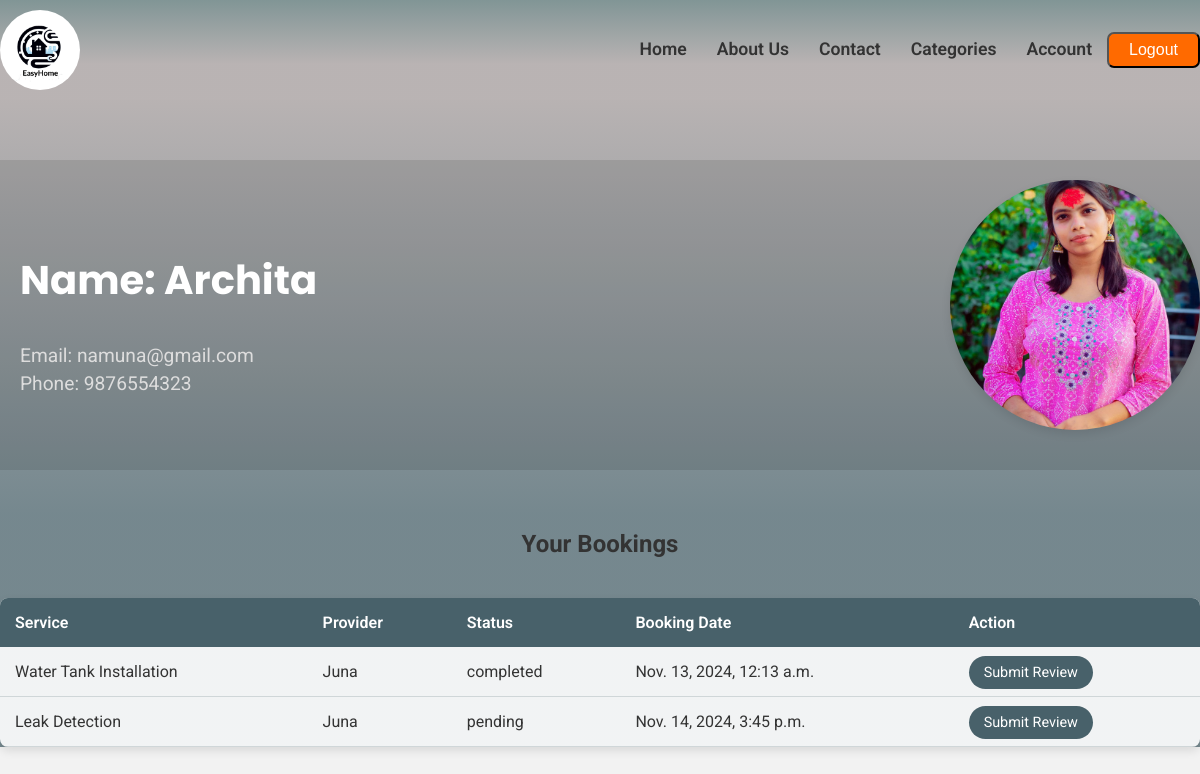
/accounts/41/, run on an earlier commit of the app's database.
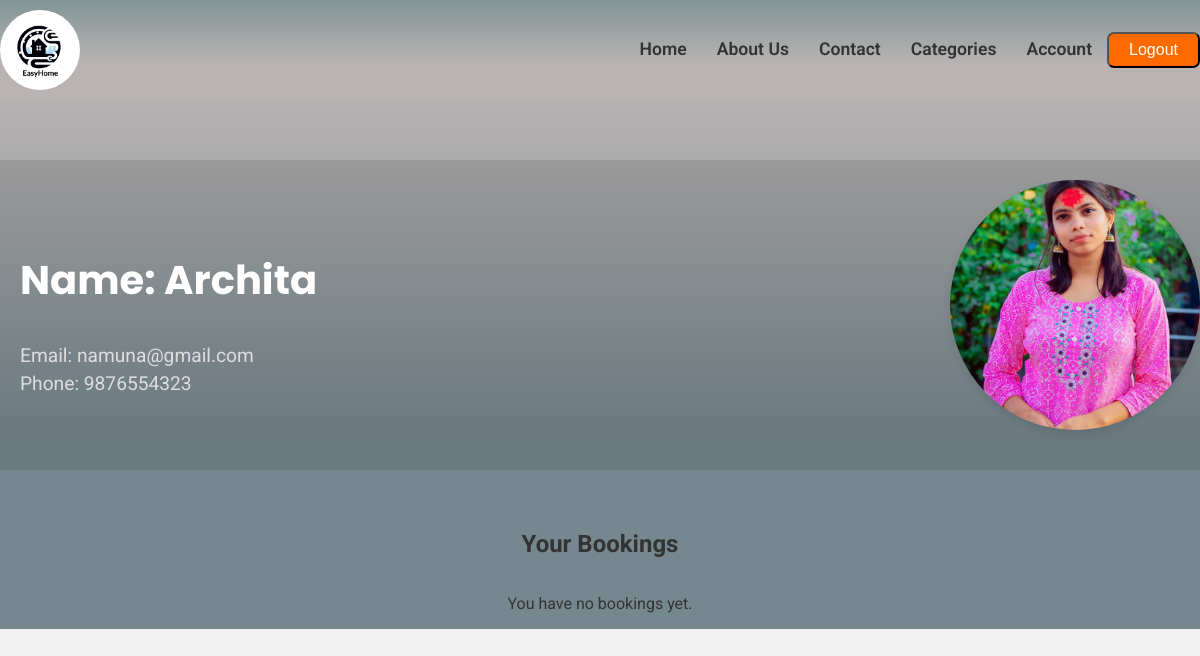
And on a later commit of the database.
### myApp/models.py (models this page shows, shortened)
class Customer(models.Model):
    user = models.OneToOneField(User, on_delete=models.CASCADE)
    phone_number = models.CharField(max_length=15)
    latitude = models.FloatField(default=00.0)
    longitude = models.FloatField( default=00.0)
    profile_picture = models.ImageField(upload_to='customer_profiles/', blank=True, null=True)

class Booking(models.Model):
    email = models.EmailField(null=True, blank=True)
    location = models.CharField(max_length=255)
    provider = models.ForeignKey(ServiceProvider, on_delete=models.CASCADE, related_name='bookings', default=8)  # Assuming 1 is a valid ServiceProvider ID
    customer = models.ForeignKey(Customer, on_delete=models.CASCADE, related_name='bookings')
    service = models.ForeignKey('Service', on_delete=models.CASCADE, default=1)
    booking_time = models.DateTimeField()
    needs_review = models.BooleanField(default=False)
    service_completed = models.BooleanField(default=False)
    status = models.CharField(max_length=50, choices=[
        ('pending', 'Pending'),
        ('confirmed', 'Confirmed'),
        ('completed', 'Completed'),
        ('canceled', 'Canceled'),
    ], default='pending')
    created_at = models.DateTimeField(auto_now_add=True)

class Service(models.Model):
    category = models.ForeignKey(Category, on_delete=models.CASCADE, related_name="services",default="cleaning")
    title = models.CharField(max_length=100)
    description = models.TextField()
    price = models.DecimalField(max_digits=10, decimal_places=2)
    image = models.ImageField(upload_to='images/', default='images/electrician.jpg')
    created_at = models.DateTimeField(auto_now_add=True)
    updated_at = models.DateTimeField(auto_now=True)

class ServiceProvider(models.Model):
    user = models.OneToOneField(User, on_delete=models.CASCADE)
    phone_number = models.CharField(max_length=15)
    service_type = models.CharField(max_length=50, choices=[
        ('plumber', 'Plumber'),
        ('electrician', 'Electrician'),
        ('cleaner', 'Cleaner'),
        ('carpenter', 'Carpenter'),
    ])
    experience_years = models.PositiveIntegerField()
    latitude = models.FloatField(default=00.0)
    longitude = models.FloatField( default=00.0)
    profile_picture = models.ImageField(upload_to='provider_profiles/', blank=True, null=True)
    is_approved = models.BooleanField(default=False)

### myApp/views.py (the view)
# urls.py: path('accounts/<int:user_id>/', views.customer_profile, name='customer_profile') ,
def customer_profile(request, user_id):
    customer = Customer.objects.get(user__id=user_id)
    bookings = Booking.objects.filter(customer=customer)# Fetch customer by user ID
    return render(request, 'myApp/customerpro.html', {'customer': customer,'bookings': bookings})

### myApp/templates/myApp/customerpro.html (shortened to what this page needs)
{% include 'myApp/navbar.html' %}
{% load static %}
<!DOCTYPE html>
<html lang="en">
  <head>
  </head>
  <body>
    <div class="profile-container" id="account">
      <div class="profile-header">
        <div class="info">
          <h2 class="username">Name: {{ customer.user.username }}</h2>
          <p class="email">Email: {{ customer.user.email }}</p>
          <p class="phone">Phone: {{ customer.phone_number }}</p>
        </div>
        <div class="profile-picture">
          {% if customer.profile_picture %}
          <img
            src="{{ customer.profile_picture.url }}"
            alt="Profile Picture"
            class="profile-img"
          />
          {% else %}
          <p class="no-picture">No profile picture available</p>
          {% endif %}
        </div>
      </div>
      {% block content %}
      <h2>Your Bookings</h2>
      {% if bookings %}
      <table class="table">
        <thead>
          <tr>
            <th>Service</th>
            <th>Provider</th>
            <th>Status</th>
            <th>Booking Date</th>
            <th>Action</th>
          </tr>
        </thead>
        <tbody>
          {% for booking in bookings %}
          <tr>
            <td>{{ booking.service.title }}</td>
            <td>{{ booking.provider.user.username }}</td>
            <td>{{ booking.status }}</td>
            <td>{{ booking.booking_time }}</td>
            <td>
              {% if booking.status == "completed" %}
                {% if booking.needs_review %}
                <a
                  href="{% url 'submit_review' booking.id %}"
                  class="btn btn-primary"
                  >Submit Review</a>
                {% else %}
                <span class="text-muted">Review Submitted</span>
                {% endif %}
              {% else %}
                {% if booking.status == "pending" %}
                <a
                  href="{% url 'submit_review' booking.id %}"
                  class="btn btn-primary"
                  >Submit Review</a>
                {% else %}
                <span class="text-muted">No action required</span>
                {% endif %}
              {% endif %}
            </td>
          </tr>
          {% endfor %}
        </tbody>
      </table>
      {% else %}
      <p>You have no bookings yet.</p>
      {% endif %}
      {% endblock %}
    </div>
  </body>
</html>

### myApp/templates/myApp/navbar.html (shortened to what this page needs)
{% load static %}
<!DOCTYPE html>
<html lang="en">
  <head>
  </head>
  <body>
    <div class="navbar">
      <nav>
        <img src="{% static 'Design.png' %}" id="logo" alt="Logo" />
        <div class="navbar-links">
          <a href="#home">Home</a>
          <a href="#about">About Us</a>
          <a href="#contact">Contact</a>
          <a href="{% url 'categories' %}">Categories</a>
          <a href="{% url 'customer_profile' user_id=request.user.id %}"
            >Account</a
          >
          <form method="POST" action="{% url 'logout' %}">
            <button type="submit" class="logout-btn">Logout</button>
        </form>
        </div>
      </nav>
    </div>
  </body>
</html>

### myApp/templates/myApp/navbar.html (style rules this page uses)
.navbar { background: rgb(164, 156, 156); background: linear-gradient( 0deg, rgba(164, 156, 156, 0.7299370431766457) 36%, rgba(58, 91, 92, 0.6150911048012955) 100% ); padding: 10px 0; }
nav { display: flex; align-items: center; justify-content: space-between; max-width: 1200px; margin: 0 auto; }
#logo { height: 80px; width: 80px; border-radius: 50%; transition: all 0.3s ease; }
.navbar-links { display: flex; align-items: center; }
.navbar a { color: #333; text-decoration: none; margin: 0 15px; font-size: 1.1rem; font-weight: 600; }
.navbar a::after { content: ""; display: block; width: 0; height: 2px; background: #8e735b; transition: width 0.3s; }
.logout-btn { background-color: #ff6a00; color: white; padding: 7px 20px; border-radius: 7px; text-decoration: none; font-size: 1rem; transition: background-color 0.3s ease; }

What changed in the data, as far as the page shows it:
removed Booking: service "Water Tank Installation", provider.user.username "Juna", status "completed", booking_time "Nov. 13, 2024, 12:13 a.m.", needs_review "Submit Review"
removed Booking: service "Leak Detection", provider.user.username "Juna", status "pending", booking_time "Nov. 14, 2024, 3:45 p.m.", shows "Submit Review"
Also different on the page:
text no longer shown: "Service Provider Status Booking Date Action"
text now shown: "You have no bookings yet."
